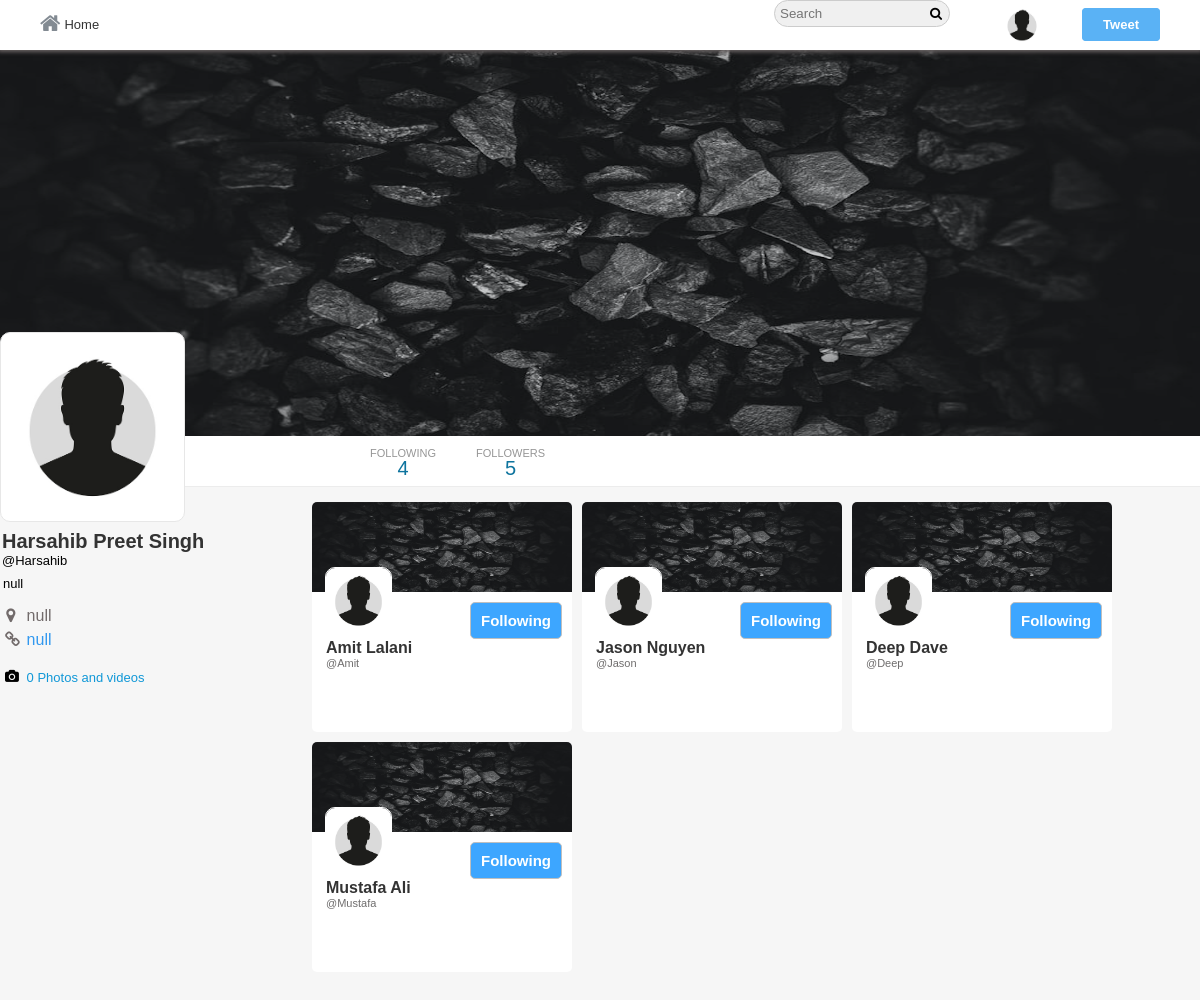
Page /following.php?username=Harsahib (signed in) on the committed database.
### tables this page shows
CREATE TABLE `users` (
  `user_id` int(11) NOT NULL,
  `username` varchar(40) NOT NULL,
  `email` varchar(255) NOT NULL,
  `password` varchar(32) NOT NULL,
  `screenName` varchar(40) NOT NULL,
  `profileImage` varchar(255) NOT NULL,
  `profileCover` varchar(255) NOT NULL,
  `following` int(11) NOT NULL,
  `followers` int(11) NOT NULL,
  `bio` varchar(140) NOT NULL,
  `country` varchar(255) NOT NULL,
  `website` varchar(255) NOT NULL
);

### core/init.php (called while the page is built, shortened)
<?php
include 'database/connection.php';
include 'classes/user.php';
include 'classes/follow.php';
global $pdo;
$getFromU = new User($pdo);
?>

### core/classes/user.php (called while the page is built, shortened)
<?php
class User {
	protected $pdo;
	function __construct($pdo) {
		$this->pdo = $pdo;
	}
	public function checkInput($var){
		$var = htmlspecialchars($var);
		$var = trim($var);
		$var = stripslashes($var);
		return $var;
	}
	public function userData($user_id){
		$stmt = $this->pdo->prepare('SELECT * FROM `users` WHERE `user_id` = :user_id');
		$stmt->bindParam(':user_id', $user_id, PDO::PARAM_INT);
		$stmt->execute();
		return $stmt->fetch(PDO::FETCH_OBJ);
	}
	public function userIdbyUsername($username){
		$stmt = $this->pdo->prepare("SELECT `user_id` FROM `users` WHERE (`username`  = :username)");
		$stmt->bindParam("username", $username, PDO::PARAM_STR);
		$stmt->execute();
	    $user = $stmt->fetch(PDO::FETCH_OBJ);
	    return $user->user_id;
	}
}
?>

### following.php (the view, shortened to what this page needs)
<?php
include 'core/init.php';
if (isset($_GET['username']) === true && empty($_GET['username']) === false) {
	$username = $getFromU->checkInput($_GET['username']);
	$profileId = $getFromU->userIdByUsername($username);
	$profileData = $getFromU->userData($profileId);
	$user_id = $_SESSION['user_id'];
	$user = $getFromU->userData($user_id);
}
?>
<!doctype html>
<html>
	<head>
		<link rel="stylesheet" href="https://cdnjs.cloudflare.com/ajax/libs/font-awesome/4.6.3/css/font-awesome.css"/>
		<link rel="stylesheet" href="<?php echo BASE_URL;?>assets/css/style-complete.css"/>
	</head>
	<body>
		<div class="wrapper">
			<div class="header-wrapper">
				<div class="nav-container">
					<div class="nav">
						<div class="nav-left">
							<ul>
								<li><a href="<?php echo BASE_URL;?>"><i class="fa fa-home" aria-hidden="true"></i>Home</a></li>
							</ul>
						</div>
						<div class="nav-right">
							<ul>
								<li><input type="text" placeholder="Search" class="search"/><i class="fa fa-search" aria-hidden="true"></i>
								</li>
								<li class="hover"><label class="drop-label" for="drop-wrap1"><img src="<?php echo BASE_URL.$user->profileImage;?>"/></label>
								</li>
								<li><label class="addTweetBtn" for="pop-up-tweet">Tweet</label></li>
							</ul>
						</div>
					</div>
				</div>
			</div>
			<div class="profile-cover-wrap">
				<div class="profile-cover-inner">
					<div class="profile-cover-img">
						<img src="<?php echo BASE_URL.$profileData->profileCover;?>"/>
					</div>
				</div>
				<div class="profile-nav">
					<div class="profile-navigation">
						<ul>
							<li>
								<?php
									echo "<a href=\"following.php?username=".$user->username."\">";
								?>
									<div class="n-head">
										FOLLOWING
									</div>
									<div class="n-bottom">
										<span class="count-following"><?php echo $profileData->following;?></span>
									</div>
								<?php
								  echo "</a>";
								?>
							</li>
							<li>
								<?php
									echo "<a href=\"followers.php?username=".$user->username."\">";
								?>
									<div class="n-head">
										FOLLOWERS
									</div>
									<div class="n-bottom">
										<span class="count-followers"><?php echo $profileData->followers;?></span>
									</div>
								<?php
								  echo "</a>";
								?>
							</li>
						</ul>
					</div>
				</div>
			</div>
			<div class="in-wrapper">
				<div class="in-full-wrap">
					<div class="in-left">
						<div class="in-left-wrap">
							<div class="profile-info-wrap">
								<div class="profile-info-inner">
									<div class="profile-img">
										<img src="<?php echo BASE_URL.$profileData->profileImage;?>"/>
									</div>
									<div class="profile-name-wrap">
										<div class="profile-name">
											<a href="<?php echo BASE_URL.$profileData->username;?>"><?php echo $profileData->screenName;?></a>
										</div>
										<div class="profile-tname">
											@<span class="username"><?php echo $profileData->username;?></span>
										</div>
									</div>
									<div class="profile-bio-wrap">
										<div class="profile-bio-inner">
											<?php echo $profileData->bio;?>
										</div>
									</div>
									<div class="profile-extra-info">
										<div class="profile-extra-inner">
											<ul>
												<li>
													<div class="profile-ex-location-i">
														<i class="fa fa-map-marker" aria-hidden="true"></i>
													</div>
													<div class="profile-ex-location">
														<?php echo $profileData->country;?>
													</div>
												</li>
												<li>
													<div class="profile-ex-location-i">
														<i class="fa fa-link" aria-hidden="true"></i>
													</div>
													<div class="profile-ex-location">
														<a href="#"><?php echo $profileData->website;?></a>
													</div>
												</li>
											</ul>
										</div>
									</div>
									<div class="profile-extra-footer">
										<div class="profile-extra-footer-head">
											<div class="profile-extra-info">
												<ul>
													<li>
														<div class="profile-ex-location-i">
															<i class="fa fa-camera" aria-hidden="true"></i>
														</div>
														<div class="profile-ex-location">
															<a href="#">0 Photos and videos </a>
														</div>
													</li>
												</ul>
											</div>
										</div>
									</div>
								</div>
							</div>
						</div>
					</div>
					<div class="wrapper-following">
						<div class="wrap-follow-inner">
							<?php $getFromF->followingList($profileId, $user_id, $profileData->user_id);?>
						</div>
					</div>
				</div>
			</div>
		</div>
	</body>
</html>

### core/classes/follow.php (shortened to what this page needs)
<?php
class Follow extends User {
function __construct($pdo) {
    $this->pdo = $pdo;
  }
	public function checkFollow($followerID, $user_id){
		$stmt = $this->pdo->prepare("SELECT * FROM `follow` WHERE `sender` = :user_id  AND `receiver` = :followerID");
		$stmt->bindParam(":user_id", $user_id, PDO::PARAM_INT);
		$stmt->bindParam(":followerID", $followerID, PDO::PARAM_INT);
		$stmt->execute();
		return $stmt->fetch(PDO::FETCH_ASSOC);
	}
	public function followBtn($profileID, $user_id, $followID){
		$data = $this->checkFollow($profileID, $user_id);
			if($profileID != $user_id){
				if(isset($data['receiver']) && $data['receiver'] === $profileID){
					return "<button class='f-btn following-btn follow-btn' data-follow='".$profileID."' data-profile='".$followID."'>Following</button>";
				}else{
					return "<button class='f-btn follow-btn' data-follow='".$profileID."' data-profile='".$followID."'><i class='fa fa-user-plus'></i>Follow</button>";
				}
			}
	}
	public function followingList($profileID, $user_id, $followID){
		$stmt = $this->pdo->prepare("SELECT * FROM `users` LEFT JOIN `follow` ON `receiver` = `user_id` AND CASE WHEN `sender` = :user_id THEN `receiver` = `user_id` END WHERE `sender` IS NOT NULL ");
		$stmt->bindParam(":user_id", $profileID, PDO::PARAM_INT);
		$stmt->execute();
		$followings = $stmt->fetchAll(PDO::FETCH_OBJ);
		foreach ($followings as $following) {
			echo '<div class="follow-unfollow-box">
					<div class="follow-unfollow-inner">
						<div class="follow-background">
							<img src="'.BASE_URL.$following->profileCover.'"/>
						</div>
						<div class="follow-person-button-img">
							<div class="follow-person-img">
							 	<img src="'.BASE_URL.$following->profileImage.'"/>
							</div>
							<div class="follow-person-button">
								 '.$this->followBtn($following->user_id, $user_id, $followID).'
						    </div>
						</div>
						<div class="follow-person-bio">
							<div class="follow-person-name">
							    <div><a href="profile.php?username='.$following->username.'">'.$following->screenName.'</a></div>
							</div>
							<div class="follow-person-tname">
								<a href="'.BASE_URL.$following->username.'">@'.$following->username.'</a>
							</div>
							<div class="follow-person-dis">
							</div>
						</div>
					</div>
				</div>';
		}
	}
}
?>

### rows in the picture
users: profileImage (placeholder picture), profileCover (placeholder picture), following "4", followers "5", screenName "Harsahib Preet Singh", username "Harsahib", bio "null", country "null", website "null"
users: profileCover (placeholder picture), profileImage (placeholder picture), screenName "Amit Lalani", username "Amit"
users: profileCover (placeholder picture), profileImage (placeholder picture), screenName "Jason Nguyen", username "Jason"
users: profileCover (placeholder picture), profileImage (placeholder picture), screenName "Deep Dave", username "Deep"
users: profileCover (placeholder picture), profileImage (placeholder picture), screenName "Mustafa Ali", username "Mustafa"
